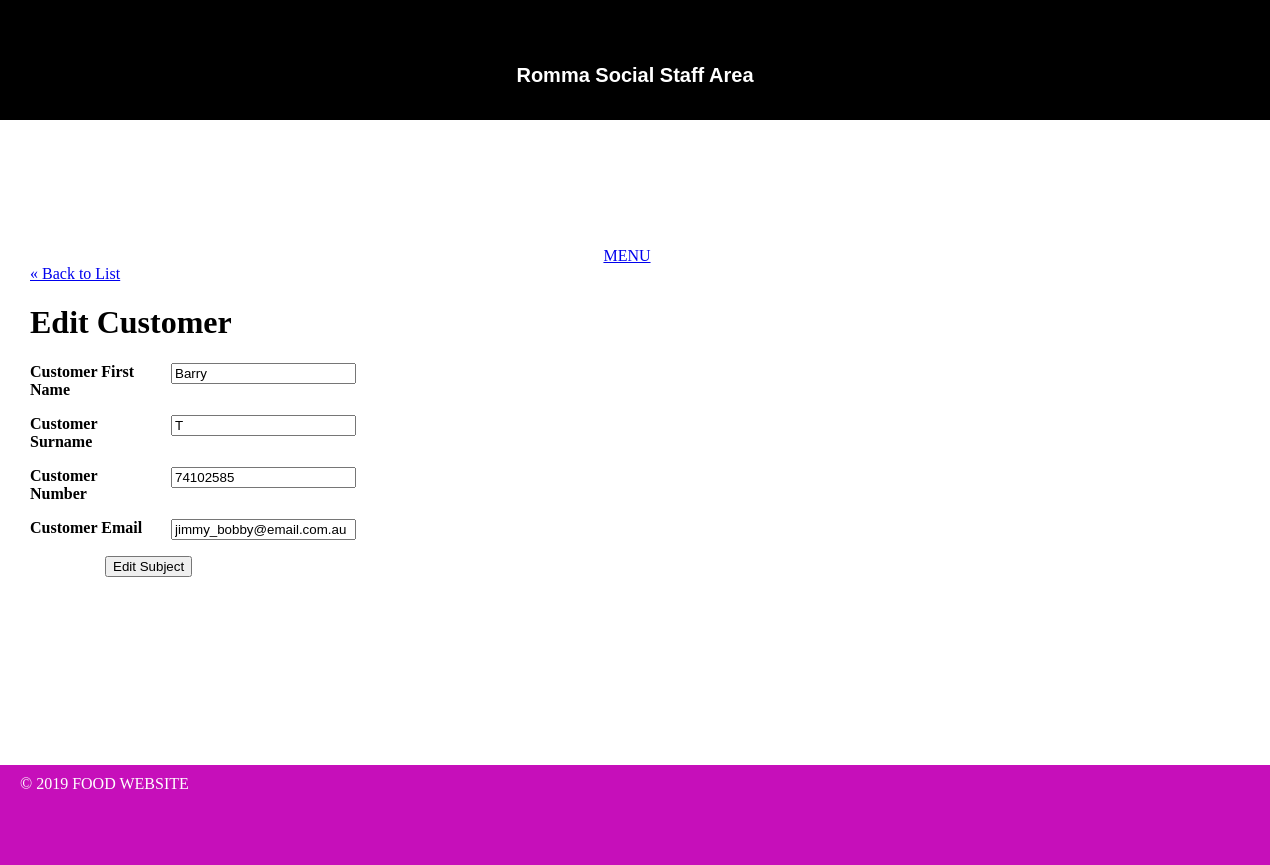
The page /romma_social/public/staff/customer/edit.php?id=2 on the database its author committed.
### tables this page shows
CREATE TABLE `customer` (
  `customerID` int(11) NOT NULL,
  `customer_first_name` varchar(255) DEFAULT NULL,
  `customer_surname` varchar(255) DEFAULT NULL,
  `customer_number` varchar(10) DEFAULT NULL,
  `customer_email` varchar(100) DEFAULT NULL
);

### romma_social/private/functions.php (called while the page is built, shortened)
<?php
function url_for($script_path) {
  return WWW_ROOT . $script_path;
}
function u($string="") {
  return urlencode($string);
}
function h($string="") {
  return htmlspecialchars($string);
}
?>

### romma_social/private/query_functions.php (called while the page is built, shortened)
<?php
  function find_customer_by_id($customerID) {
    global $db;
    $sql = "SELECT * FROM customer ";
    $sql .= "WHERE customerID='" . $customerID . "'";
    $result = mysqli_query($db, $sql);
    $customer = mysqli_fetch_assoc($result);
    return $customer;
  }
?>

### romma_social/public/staff/customer/edit.php (the view, shortened to what this page needs)
<?php
require_once('../../../private/initialize.php');
$id = $_GET['id'];
if(is_post_request()) {
  $customer = [];
  $customer['customerID'] = $id;
  $customer['customer_first_name'] = $_POST['customer_first_name'] ;
  $customer['customer_surname'] = $_POST['customer_surname'] ;
  $customer['customer_number'] = $_POST['customer_number'];
  $customer['customer_email'] = $_POST['customer_email'];
  $result = update_customer($customer);
  redirect_to(url_for('/staff/customer/show.php?id=' . $id));
} else {
  $customer = find_customer_by_id($id);
}
?>
<?php include(SHARED_PATH . '/staff_header.php'); ?>
<div id="content">
  <a class="back-link" href="<?php echo url_for('/staff/customer/index.php'); ?>">&laquo; Back to List</a>
  <div class="customer edit">
    <h1>Edit Customer</h1>
    <form action="<?php echo url_for('/staff/customer/edit.php?id=' . h(u($id))); ?>" method="post">
      <dl>
        <dt>Customer First Name</dt>
        <dd><input type="text" name="customer_first_name" value="<?php echo h($customer['customer_first_name']); ?>" /></dd>
      </dl>
      <dl>      <dl>
        <dt>Customer Surname</dt>
        <dd><input type="text" name="customer_surname" value="<?php echo h($customer['customer_surname']); ?>" /></dd>
      </dl>
      <dl>      <dl>
        <dt>Customer Number</dt>
        <dd><input type="text" name="customer_number" value="<?php echo h($customer['customer_number']); ?>" /></dd>
      </dl>
      <dl>      <dl>
        <dt>Customer Email</dt>
        <dd><input type="text" name="customer_email" value="<?php echo h($customer['customer_email']); ?>" /></dd>
      </dl>
      <div id="operations">
        <input type="submit" value="Edit Subject" />
      </div>
    </form>
  </div>
</div>
<?php include(SHARED_PATH . '/staff_footer.php'); ?>

### romma_social/public/stylesheets/staff.css (style rules this page uses)
html { height: 100%; width: 100%; }
body { height: 100%; width: 100%; margin: 0; padding: 0; }
#content { width: 100%; min-height: 500px; padding: 0 30px; }
dl { clear: both; overflow: hidden; margin: 0.5em 0; }
dt { float: left; font-weight: bold; width: 125px; }
dd { float: left; margin-left: 1em; }
#operations { clear: both; margin: 1em 0 1em 75px; }

### rows shown on the page
customer: customer_first_name "Barry", customer_surname "T", customer_number "74102585", customer_email "jimmy_bobby@email.com.au"
